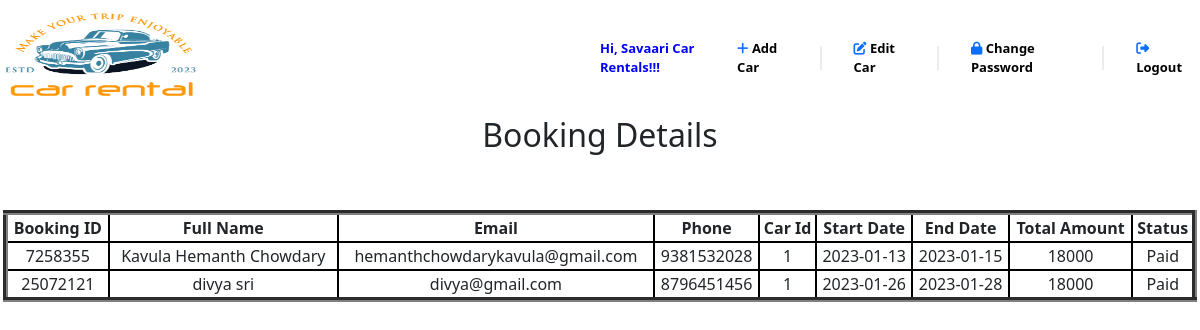
The app's page /agency1.php (signed in) with its own data.
### tables this page shows
CREATE TABLE `agency` (
  `id` int(11) NOT NULL,
  `city_id` int(100) NOT NULL,
  `email` varchar(255) NOT NULL,
  `password` varchar(100) NOT NULL,
  `phone` varchar(100) NOT NULL,
  `agency_name` varchar(100) NOT NULL,
  `address` varchar(255) NOT NULL
);

CREATE TABLE `booking_details` (
  `id` int(11) NOT NULL,
  `booking_id` int(100) NOT NULL,
  `user_id` int(100) NOT NULL,
  `city_id` int(100) NOT NULL,
  `agency_id` int(100) NOT NULL,
  `car_id` int(100) NOT NULL,
  `start_date` date NOT NULL,
  `end_date` date NOT NULL,
  `days` int(100) NOT NULL,
  `total_rent` int(100) NOT NULL,
  `paidornot` varchar(255) NOT NULL
);

CREATE TABLE `users` (
  `id` int(11) NOT NULL,
  `email` varchar(100) NOT NULL,
  `password` varchar(100) NOT NULL,
  `full_name` varchar(100) NOT NULL,
  `phone` varchar(100) NOT NULL,
  `address` varchar(100) NOT NULL
);

### agency1.php (the view, shortened to what this page needs)
<?php
require "connect.php";
$id=$_SESSION['id'];
$sql1="select * from agency where id='$id'";
$result1 = mysqli_query($conn, $sql1);
$details1 = mysqli_fetch_assoc($result1);
$sql2="select * from rentcars where agency_id = '$id'";
$result2 = mysqli_query($conn, $sql2);
$sql_1 = "SELECT *,p.booking_id as booking_id, p.start_date as start_date, p.end_date AS end_date, p.total_rent as total_rent,p.paidornot as paidornot
            FROM users c
            INNER JOIN booking_details p ON p.user_id = c.id
            WHERE p.agency_id = $id";
$result_1 = mysqli_query($conn, $sql_1);
while($row=mysqli_fetch_assoc($result_1)){
    $details_1[]=$row;
}
?>
<!DOCTYPE html>
<html lang="en">
<head>
    <?php include "head_links.php"?>
</head>
<body>
<div class="header sticky-top row" >
<nav class="navbar navbar-expand-md navbar-light">
    <div class="col-6">
        <a class="navbar-brand" href="agency1.php">
            <img class="img1" src="img/logo.png"/>
        </a>
    </div>
        <div class="overlay col-6 " id="myNav">
        <div class="justify-content-end overlay-content">
                <?php
                if (isset($_SESSION["phone"])) {
                ?>
                    <div class='nav-name align-self-center visible'>
                       <b> Hi, <?php echo $details1['agency_name'] ?>!!!</b>
                    </div>
                    <a class="nav-link" href="addcar.php?agency_id=<?=$id?>">
                        <i class="fa-solid fa-plus visible"></i><b class="bold visible"> Add Car</b>
                        </a>
                    <div class="nav-vl"></div>
                        <a class="nav-link" href="caredit1.php?agency_id=<?=$id?>">
                        <i class="fa-solid fa-pen-to-square visible"></i><b class="bold visible"> Edit Car</b>
                        </a>
                        <div class="nav-vl"></div>
                        <a class="nav-link" href="agencychangepassword.php?agency_id=<?=$id?>">
                        <i class="fa-solid fa-lock visible"></i><b class="bold visible"> Change Password</b>
                        </a>
                        <div class="nav-vl"></div>
                        <a class="nav-link" href="agencylogout.php?agency_id=<?=$id?>">
                        <i class="fas fa-sign-out-alt visible"></i><b class="bold visible"> Logout</b>
                        </a>
                <?php
                }
                ?>
        </div>
        </div>
</nav>
</div>
        <div class="body1">
        <div class="row">
            <center>
                <h2>Booking Details</h2><br><br>
            </center>
        </div>
        <?php if(mysqli_num_rows($result2)>0){
            ?>
            <center>
<div class="row">
    <table border="5">
        <tr>
            <th> Booking ID </th>
            <th> Full Name </th>
            <th> Email </th>
            <th> Phone </th>
            <th> Car Id </th>
            <th> Start Date </th>
            <th> End Date </th>
            <th> Total Amount </th>
            <th> Status </th>
        </tr>
        <?php
            foreach($details_1 as $details){
            ?>
            <tr>
                <td><?php echo $details['booking_id'];?></td>
                <td><?php echo $details['full_name'];?></td>
                <td><?php echo $details['email'];?></td>
                <td><?php echo $details['phone'];?></td>
                <td><?php echo $details['car_id'];?></td>
                <td><?php echo $details['start_date'];?></td>
                <td><?php echo $details['end_date'];?></td>
                <td><?php echo $details['total_rent'];?></td>
                <td><?php echo $details['paidornot'];?></td>
            </tr>
        <?php
        }
    }
        else{
            echo "<center><h4>No Details Found</h4></center>";
        }
        ?>
    </table>
</div>
</div><br/><br/>
</body>
</html>

### agency1.php (style rules this page uses)
body { overflow-x: hidden; }
.body1 { margin-left: 15px; margin-right: 15px; }
th,tr,td { border: 2px solid black; text-align: center; }
.header { background-color: white; font-size: 13px; }
.header .nav-vl { border-left: 2px solid #d6d6d678; height: 24px; margin: auto 16px; display: block; }
.bold { color: black; }
.overlay-content { display: flex; }
.header .nav-name { font-weight: bold; margin: auto 16px; margin: 8px 0px; color: blue; }
@media (min-width:768px) { .nav-vl { display: none; } }
.img1 { width: 200px; height: 100px; }

### records on screen
agency: agency_name "Savaari Car Rentals"
booking_details: booking "7258355", user.full_name "Kavula Hemanth Chowdary", user.email "hemanthchowdarykavula@gmail.com", user.phone "9381532028", car "1", start_date "2023-01-13", end_date "2023-01-15", total_rent "18000", paidornot "Paid"
booking_details: booking "25072121", user.full_name "divya sri", user.email "divya@gmail.com", user.phone "8796451456", car "1", start_date "2023-01-26", end_date "2023-01-28", total_rent "18000", paidornot "Paid"
